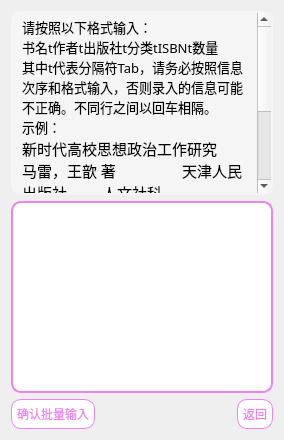
      <widget class="QWidget" name="ALLWritePage">
       <layout class="QGridLayout" name="gridLayout_5">
        <item row="3" column="1">
         <widget class="QPushButton" name="ALLBookSure">
          <property name="styleSheet">
           <string notr="true">QPushButton{
	font: 12pt &quot;幼圆&quot;;
    color: 	#EE82EE;
    background-color: #FFFFFF;
    border-color: 	#EE82EE;
    border-radius: 10px;
    border-style: solid;
    border-width: 1px;
    padding: 5px;
}

/**鼠标停留在按钮上的样式**/
QPushButton::hover{	
    color: #FFFFFF;
    background-color: #EE82EE;
    border-color: #EE82EE;
}

/**鼠标按压下去的样式**/
QPushButton::pressed,QPushButton::checked{
    color: #FFFFFF;
    background-color: 	#DA70D6;
	border-color: 	#DA70D6;
}</string>
          </property>
          <property name="text">
           <string>确认批量输入</string>
          </property>
         </widget>
        </item>
        <item row="3" column="3">
         <widget class="QPushButton" name="return_2">
          <property name="styleSheet">
           <string notr="true">QPushButton{
	font: 12pt &quot;幼圆&quot;;
    color: 	#EE82EE;
    background-color: #FFFFFF;
    border-color: 	#EE82EE;
    border-radius: 10px;
    border-style: solid;
    border-width: 1px;
    padding: 5px;
}

/**鼠标停留在按钮上的样式**/
QPushButton::hover{	
    color: #FFFFFF;
    background-color: #EE82EE;
    border-color: #EE82EE;
}

/**鼠标按压下去的样式**/
QPushButton::pressed,QPushButton::checked{
    color: #FFFFFF;
    background-color: 	#DA70D6;
	border-color: 	#DA70D6;
}</string>
          </property>
          <property name="text">
           <string>返回</string>
          </property>
         </widget>
        </item>
        <item row="3" column="2">
         <spacer name="horizontalSpacer">
          <property name="orientation">
           <enum>Qt::Horizontal</enum>
          </property>
          <property name="sizeHint" stdset="0">
           <size>
            <width>40</width>
            <height>20</height>
           </size>
          </property>
         </spacer>
        </item>
        <item row="0" column="1" colspan="3">
         <widget class="QTextBrowser" name="textBrowser">
          <property name="sizePolicy">
           <sizepolicy hsizetype="Expanding" vsizetype="Preferred">
            <horstretch>0</horstretch>
            <verstretch>0</verstretch>
           </sizepolicy>
          </property>
          <property name="font">
           <font>
            <family>Microsoft YaHei</family>
            <pointsize>21</pointsize>
           </font>
          </property>
          <property name="layoutDirection">
           <enum>Qt::LeftToRight</enum>
          </property>
          <property name="styleSheet">
           <string notr="true">QTextBrowser {
	border: 2px solid #F5F5F5; /* 边框宽度为1px，颜色为#A0A0A0 */
	border-radius: 10px; /* 边框圆角 */
	padding-left: 5px; /* 文本距离左边界有5px */
	background-color: 	#F5F5F5	; /* 背景颜色 */
	color: 	#000000; /* 文本颜色 */
	selection-background-color: #000000; /* 选中文本的背景颜色 */
	selection-color: #FFFFFF; /* 选中文本的颜色 */
	font-family: &quot;Microsoft YaHei&quot;; /* 文本字体族 */
}</string>
          </property>
          <property name="inputMethodHints">
           <set>Qt::ImhNone</set>
          </property>
          <property name="sizeAdjustPolicy">
           <enum>QAbstractScrollArea::AdjustToContentsOnFirstShow</enum>
          </property>
          <property name="html">
           <string>&lt;!DOCTYPE HTML PUBLIC &quot;-//W3C//DTD HTML 4.0//EN&quot; &quot;http://www.w3.org/TR/REC-html40/strict.dtd&quot;&gt;
&lt;html&gt;&lt;head&gt;&lt;meta name=&quot;qrichtext&quot; content=&quot;1&quot; /&gt;&lt;meta charset=&quot;utf-8&quot; /&gt;&lt;style type=&quot;text/css&quot;&gt;
p, li { white-space: pre-wrap; }
hr { height: 1px; border-width: 0; }
&lt;/style&gt;&lt;/head&gt;&lt;body style=&quot; font-family:'Microsoft YaHei'; font-size:21pt; font-weight:400; font-style:normal;&quot;&gt;
&lt;p style=&quot; margin-top:0px; margin-bottom:0px; margin-left:0px; margin-right:0px; -qt-block-indent:0; text-indent:0px;&quot;&gt;&lt;span style=&quot; font-family:'Microsoft YaHei UI'; font-size:10pt;&quot;&gt;请按照以下格式输入：&lt;/span&gt;&lt;/p&gt;
&lt;p style=&quot; margin-top:0px; margin-bottom:0px; margin-left:0px; margin-right:0px; -qt-block-indent:0; text-indent:0px;&quot;&gt;&lt;span style=&quot; font-family:'Microsoft YaHei UI'; font-size:10pt;&quot;&gt;书名t作者t出版社t分类tISBNt数量&lt;/span&gt;&lt;/p&gt;
&lt;p style=&quot; margin-top:0px; margin-bottom:0px; margin-left:0px; margin-right:0px; -qt-block-indent:0; text-indent:0px;&quot;&gt;&lt;span style=&quot; font-family:'Microsoft YaHei UI'; font-size:10pt;&quot;&gt;其中t代表分隔符Tab，请务必按照信息次序和格式输入，否则录入的信息可能不正确。不同行之间以回车相隔。&lt;/span&gt;&lt;/p&gt;
&lt;p style=&quot; margin-top:0px; margin-bottom:0px; margin-left:0px; margin-right:0px; -qt-block-indent:0; text-indent:0px;&quot;&gt;&lt;span style=&quot; font-family:'Microsoft YaHei UI'; font-size:10pt;&quot;&gt;示例：&lt;/span&gt;&lt;/p&gt;
&lt;p style=&quot; margin-top:0px; margin-bottom:0px; margin-left:0px; margin-right:0px; -qt-block-indent:0; text-indent:0px;&quot;&gt;&lt;span style=&quot; font-family:'Microsoft YaHei UI'; font-size:11pt;&quot;&gt;新时代高校思想政治工作研究	马雷，王歆 著	天津人民出版社	人文社科	9787201180908 	T1.2	5&lt;/span&gt;&lt;/p&gt;
&lt;p style=&quot; margin-top:0px; margin-bottom:0px; margin-left:0px; margin-right:0px; -qt-block-indent:0; text-indent:0px;&quot;&gt;&lt;span style=&quot; font-family:'Microsoft YaHei UI'; font-size:11pt;&quot;&gt;带电检测工	国网宁夏电力有限公司 著	中国电力出版社	科学技术	9787519867331 	T1.1	5&lt;/span&gt;&lt;/p&gt;&lt;/body&gt;&lt;/html&gt;</string>
          </property>
         </widget>
        </item>
        <item row="1" column="1" rowspan="2" colspan="3">
         <widget class="QPlainTextEdit" name="BookWriteText">
          <property name="sizePolicy">
           <sizepolicy hsizetype="Preferred" vsizetype="Expanding">
            <horstretch>0</horstretch>
            <verstretch>0</verstretch>
           </sizepolicy>
          </property>
          <property name="styleSheet">
           <string notr="true">QDialog {
	background: #D6DBE9;
}

QPlainTextEdit {
	border: 2px solid #EE82EE; /* 边框宽度为1px，颜色为#A0A0A0 */
	border-radius: 10px; /* 边框圆角 */
	padding-left: 5px; /* 文本距离左边界有5px */
	background-color: 	#FFFFFF	; /* 背景颜色 */
	color: 	#000000; /* 文本颜色 */
	selection-background-color: #000000; /* 选中文本的背景颜色 */
	selection-color: #FFFFFF; /* 选中文本的颜色 */
	font-family: &quot;Microsoft YaHei&quot;; /* 文本字体族 */
	font-size: 10pt; /* 文本字体大小 */
}

QPlainTextEdit:hover { /* 鼠标悬浮在QLineEdit时的状态 */
	border: 2px solid #298DFF;
	border-radius: 10px;
	background-color: #FFFFFF;
	color: 	#000000;
	selection-background-color: #000000;
	selection-color: #FFFFFF;
}</string>
          </property>
         </widget>
        </item>
       </layout>
      </widget>
